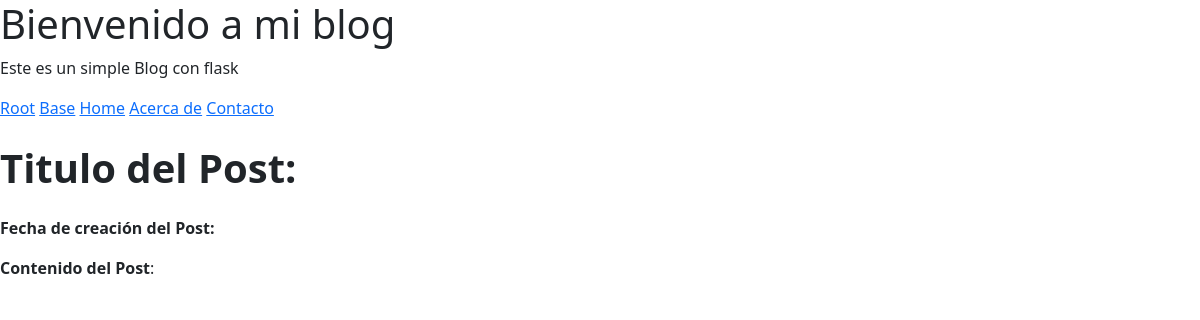
Page /post/3 on the earlier database version.
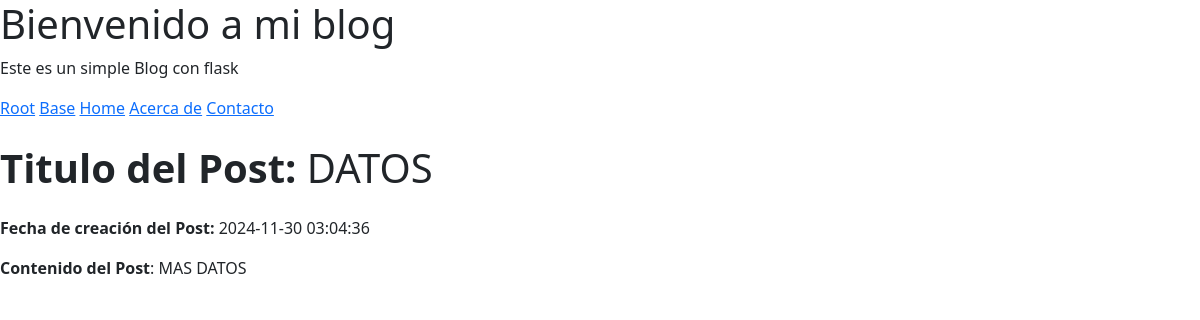
Same page on the later database version.
### tables this page shows
CREATE TABLE posts (
    id INTEGER PRIMARY KEY AUTOINCREMENT,
    created TIMESTAMP NOT NULL DEFAULT CURRENT_TIMESTAMP,
    title TEXT NOT NULL,
    content TEXT NOT NULL
);

### app.py (the view)
@app.route("/post/<int:post_id>", methods=["GET"])
def get_one_post(post_id: int):
    conn = get_db_connection()
    post = conn.execute('SELECT * FROM posts WHERE id = ?', (post_id,)).fetchone()
    conn.close()
    return render_template('post/post.html', post=post)

### app.py (called while the page is built)
def get_db_connection():
    conn = sqlite3.connect("database.db")
    conn.row_factory = sqlite3.Row
    return conn

### templates/post/post.html (shortened to what this page needs)
{% extends 'base.html' %}
{% block content %}
<h1 class="my-4"><strong>Titulo del Post:</strong> {{ post['title'] }}</h1>
<p><strong>Fecha de creación del Post:</strong> {{ post['created'] }}</p>
<p class="mb-4"><strong>Contenido del Post</strong>: {{ post['content'] }}</p>
{% endblock %}

Differences in the rows shown:
added posts: title "DATOS", created "2024-11-30 03:04:36", content "MAS DATOS"
